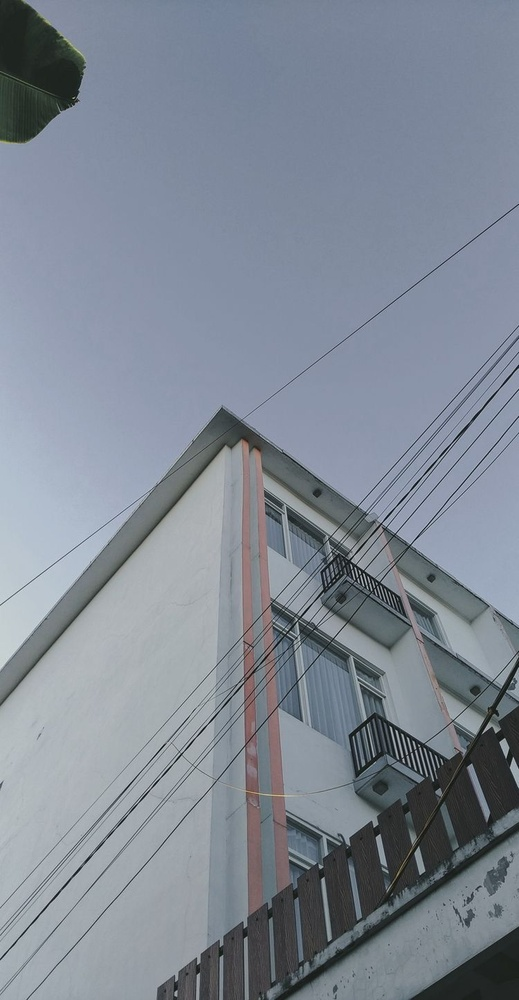
#> input picture Gedung.jfif, 519 x 1000 px, shrunk from 750 x 1446 before the run
$ jupyter execute 'Menggunakan Corner Detector.ipynb'
#> lines starting #> are read from the running program, lines starting #| are printed output that depends on the picture
[cell 1]
# Menggunakan Shi-Tomasi GFTT untuk deteksi ujung (corner detection)
import numpy as np
import cv2
from matplotlib import pyplot as plt

# gunakan gambar
img = cv2.imread('Gedung.jfif')
#> img is the input picture: shape (1000, 519, 3); mean B, G, R 148.6, 136.7, 128.3
gray = cv2.cvtColor(img,cv2.COLOR_BGR2GRAY)
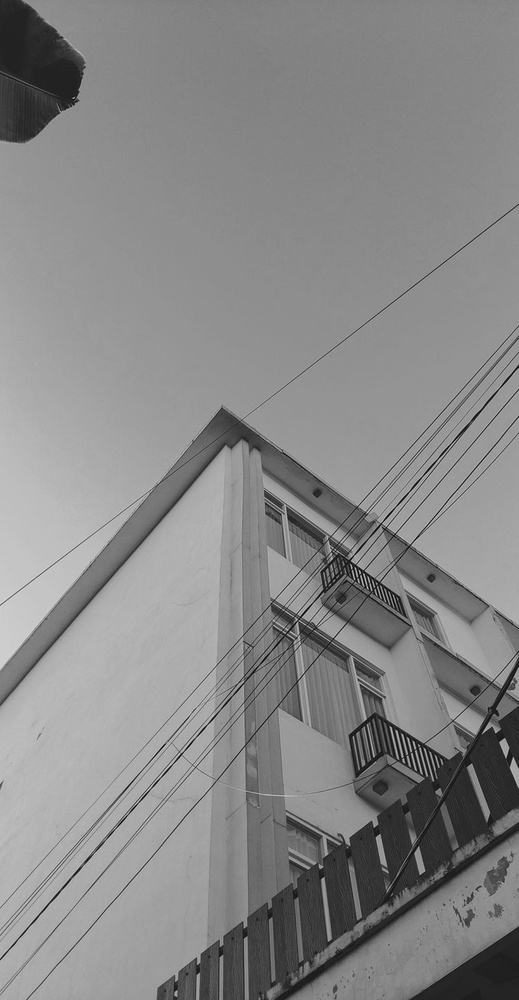
#> gray: shape (1000, 519); min 6, max 222, mean 135.6

# deteksi pojok dengan GFTT
corners = cv2.goodFeaturesToTrack(gray,1000,0.01,10)
#> corners = 463 rows, first 8: [504, 739], [495, 732], [374, 826], [328, 940], [373, 757], [471, 764], [420, 873], [364, 570]
corners = np.int0(corners)

# menampilkan jumlah titik terdeteksi dengan fungsi numpy (np.ndarray.shape)
print("jumlah titik terdeteksi = ", corners.shape[0])
#| jumlah titik terdeteksi =  463

# untuk ditampilkan di Matplotlib, urutan band dibalik
rgb = cv2.cvtColor(img,cv2.COLOR_BGR2RGB)

# perbesar ukuran hasil plotting
plt.rcParams["figure.figsize"] = (20,20)

# untuk tiap pojok yang terdeteksi, munculkan pada gambar
for i in corners:
    x,y = i.ravel()
    cv2.circle(rgb,(x,y),3,255,-1)
#> this loop made 463 passes
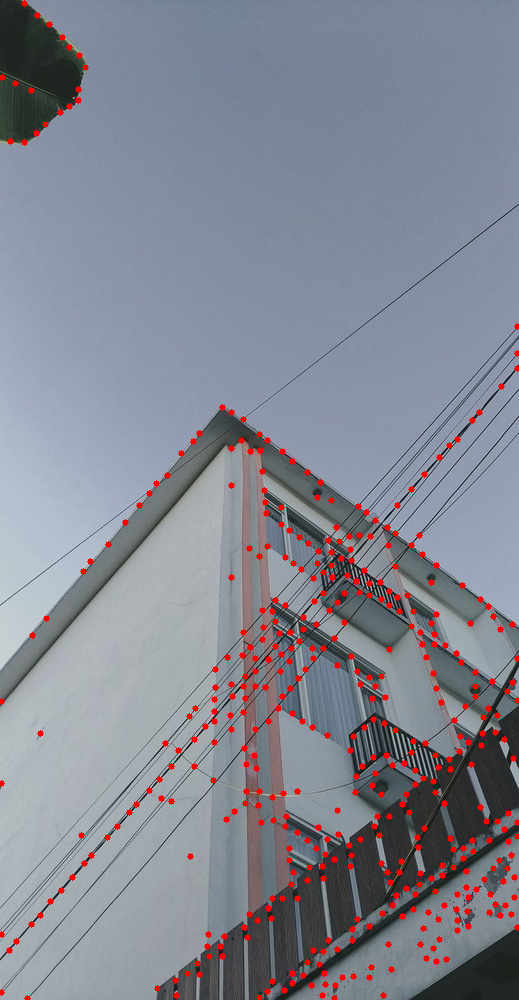
#> rgb: shape (1000, 519, 3); mean R, G, B 132.4, 134.1, 145.8
plt.imshow(rgb)
plt.show()

$ run again, with KUCING.jfif copied over Gedung.jfif
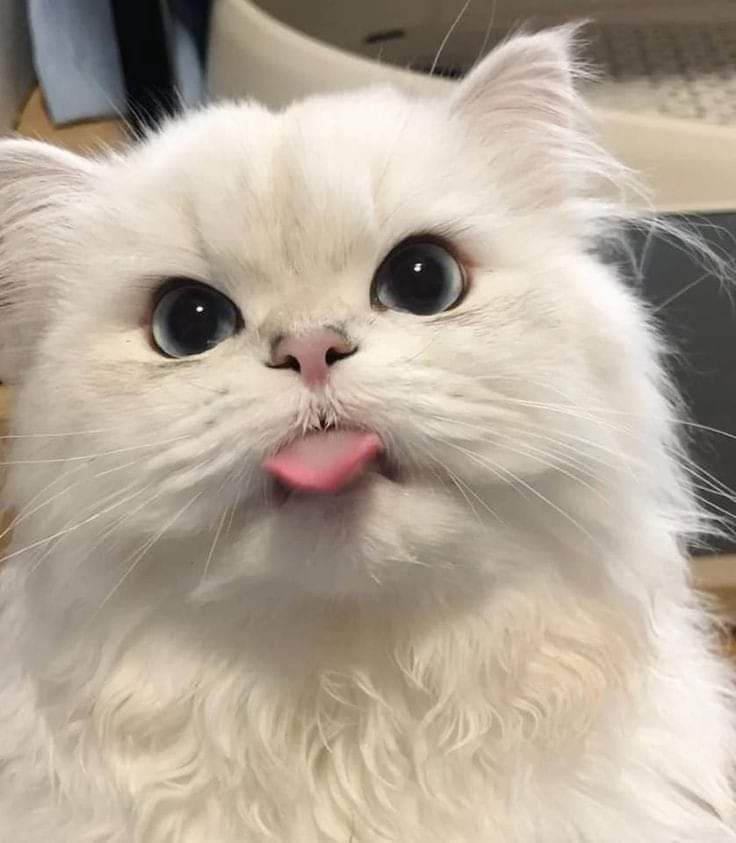
#> input picture KUCING.jfif, 736 x 843 px
#> img is the input picture: shape (843, 736, 3); mean B, G, R 153.6, 168.3, 180.5
#> `gray = cv2.cvtColor(img,cv2.COLOR_BGR2GRAY)`:
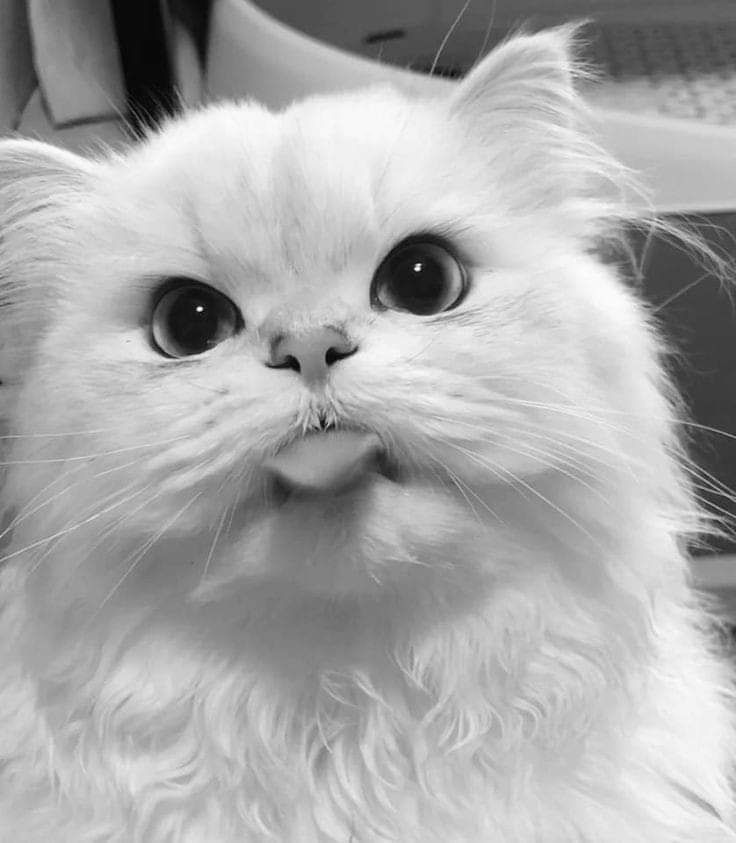
#> gray: shape (843, 736); min 0, max 254, mean 170.3
#> corners = 449 rows, first 8: [420, 264], [201, 308], [333, 422], [172, 116], [356, 347], [307, 427], [136, 140], [299, 372]
#| jumlah titik terdeteksi =  449
#> the loop `for i in corners:` made 449 passes
#> after the loop `for i in corners:`:
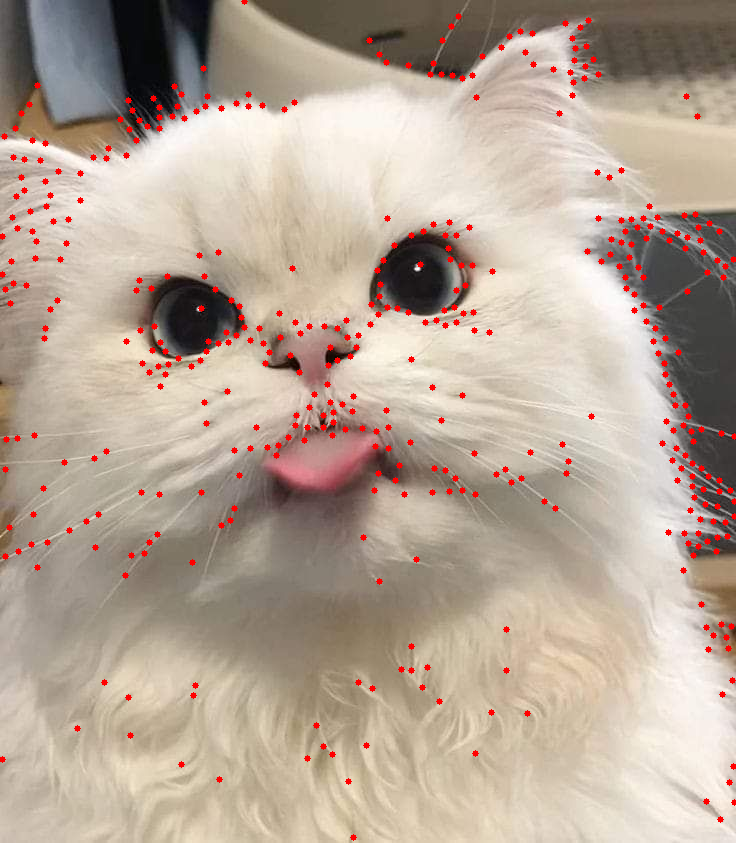
#> rgb: shape (843, 736, 3); mean R, G, B 182.6, 165.3, 150.8

$ run again, with kucinggaya.jfif copied over Gedung.jfif
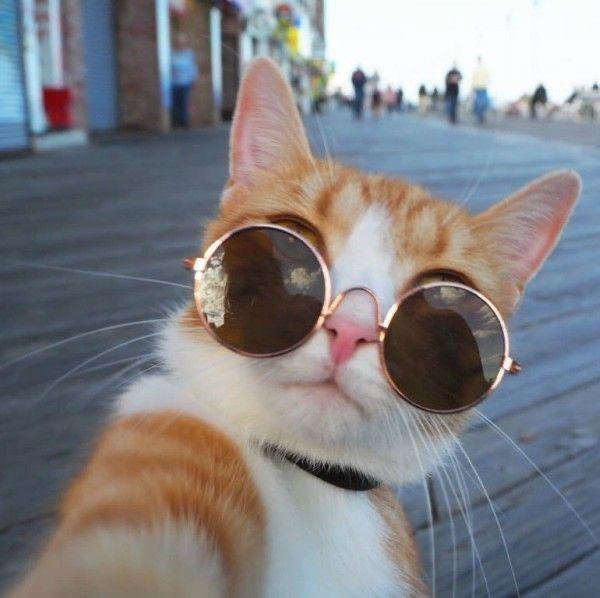
#> input picture kucinggaya.jfif, 600 x 598 px
#> img is the input picture: shape (598, 600, 3); mean B, G, R 132, 128.4, 129.2
#> `gray = cv2.cvtColor(img,cv2.COLOR_BGR2GRAY)`:
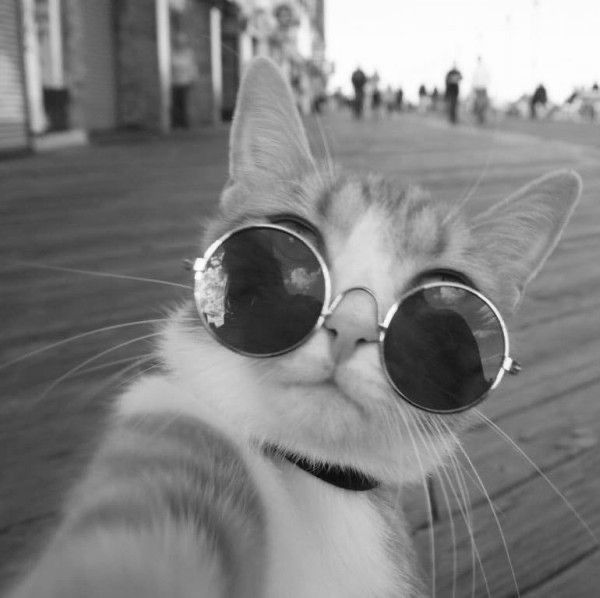
#> gray: shape (598, 600); min 4, max 255, mean 129.1
#> corners = 516 rows, first 8: [505, 370], [381, 340], [386, 326], [195, 271], [435, 89], [203, 257], [326, 463], [492, 388]
#| jumlah titik terdeteksi =  516
#> the loop `for i in corners:` made 516 passes
#> after the loop `for i in corners:`:
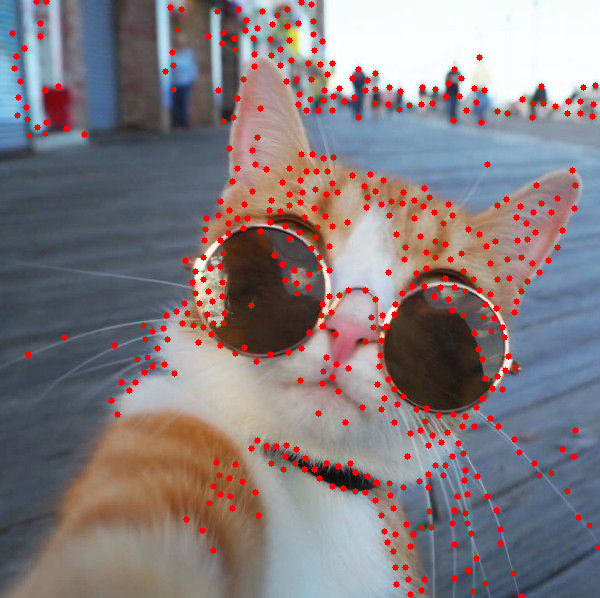
#> rgb: shape (598, 600, 3); mean R, G, B 134, 123.1, 126.7
